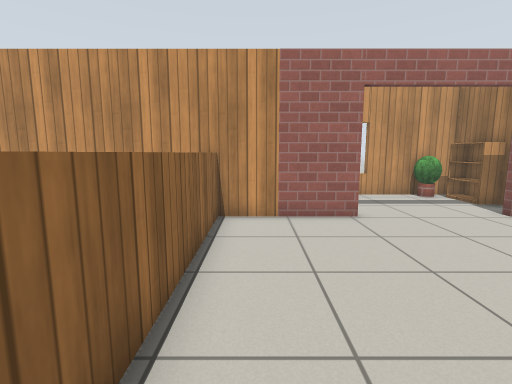
view 1 (above)

19 first-person views from a walk through a robot-simulator world made for Gazebo. The camera is 1 m above the floor, tilts 8° down and sees 85° across. The floor is counted in squares, 0.5 m on a side. Each view is taken from the middle of a square. On the plan, view 1 faces up. The plan holds only what a view shows up to about 16 squares ahead; the rest is blank. The robots in the file are not drawn. Gazebo's built-in surfaces are drawn with simple patterns. Some stock models are drawn as simple stand-ins.

view 2
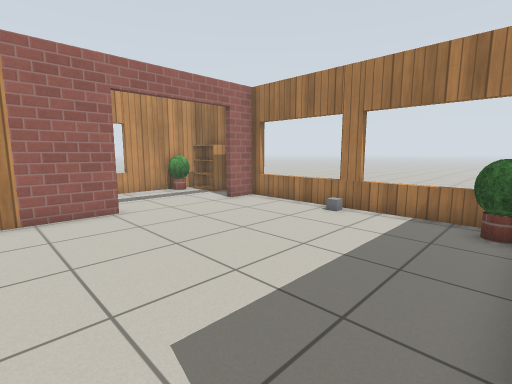

view 3
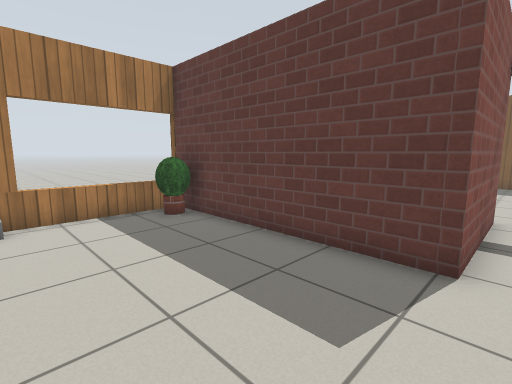

view 4
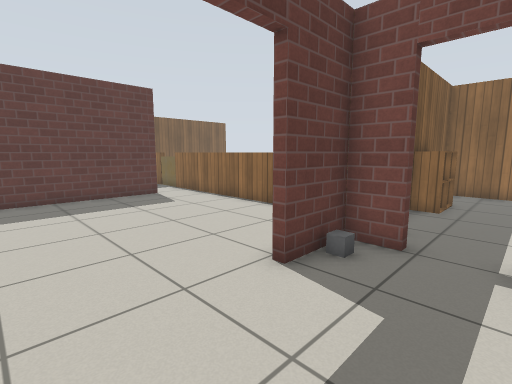

view 5
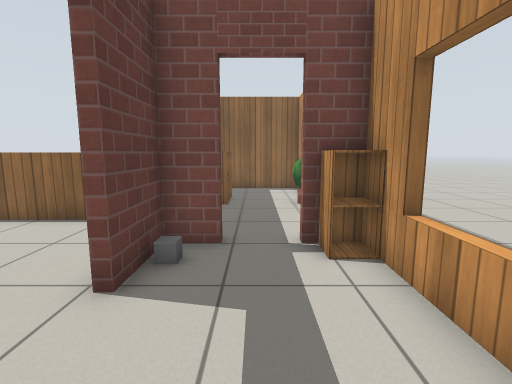

view 6
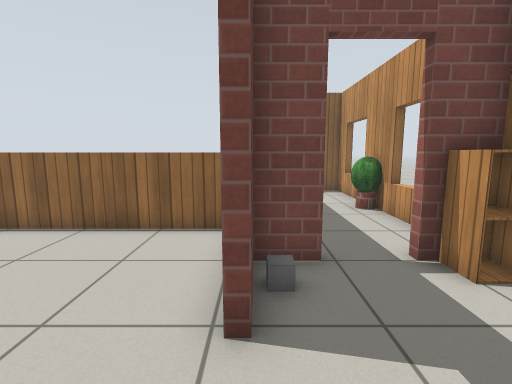

view 7
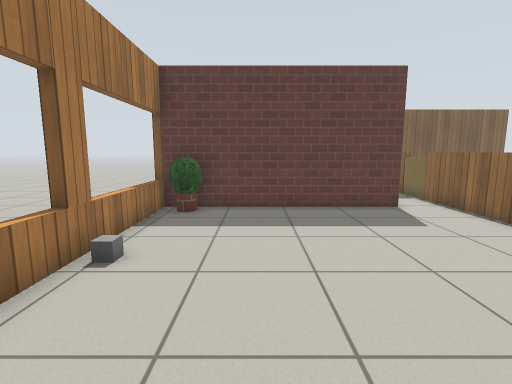

view 8
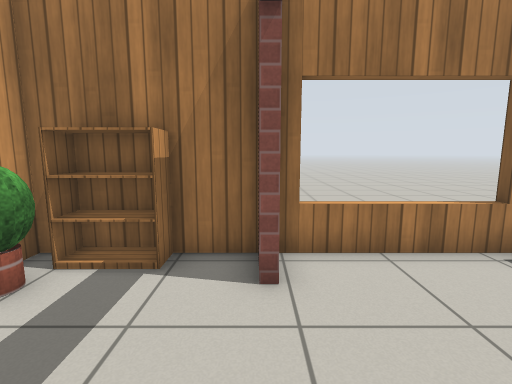

view 9
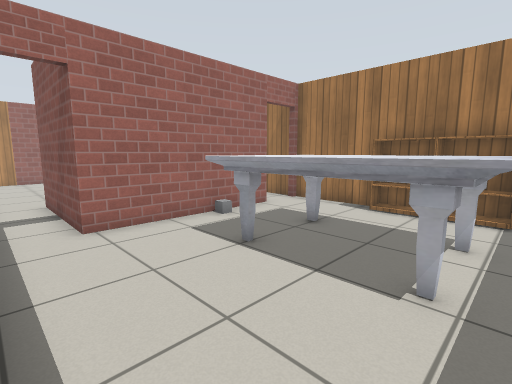

view 10
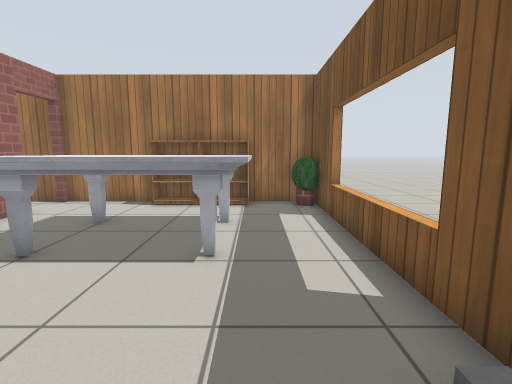

view 11
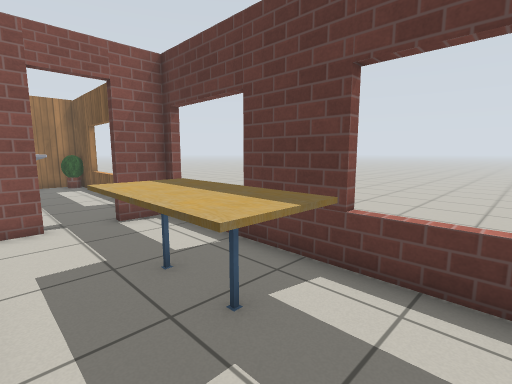

view 12
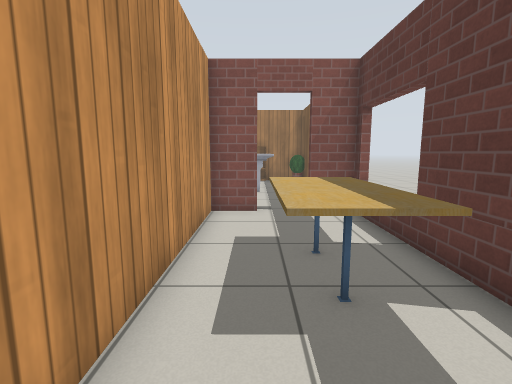

view 13
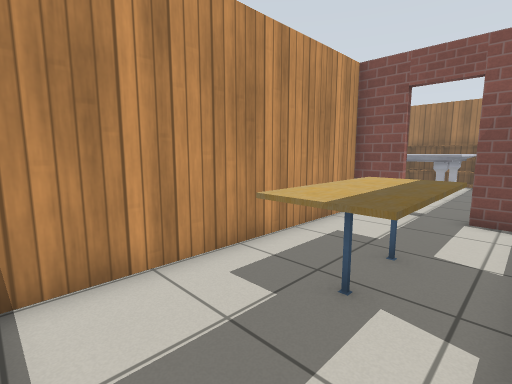

view 14
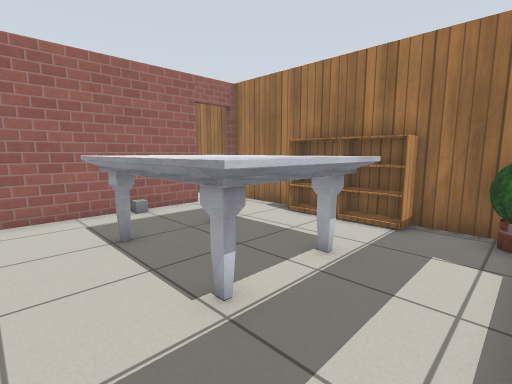

view 15
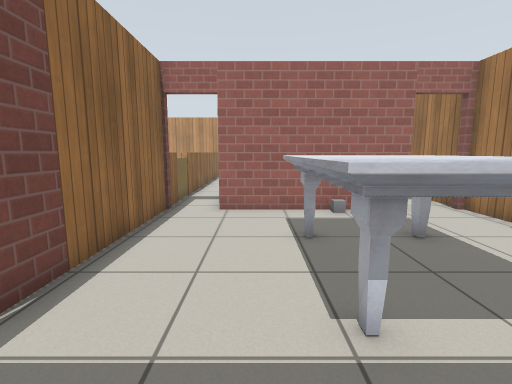

view 16
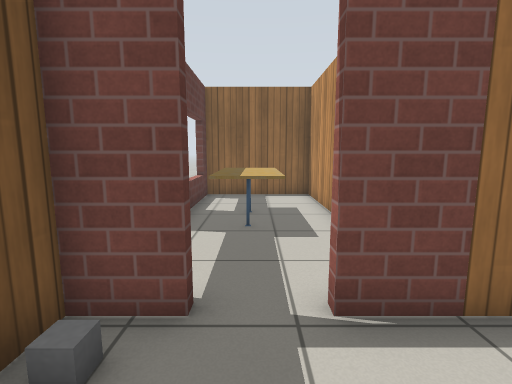

view 17
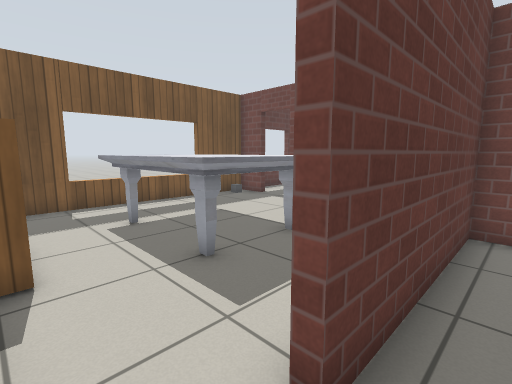

view 18
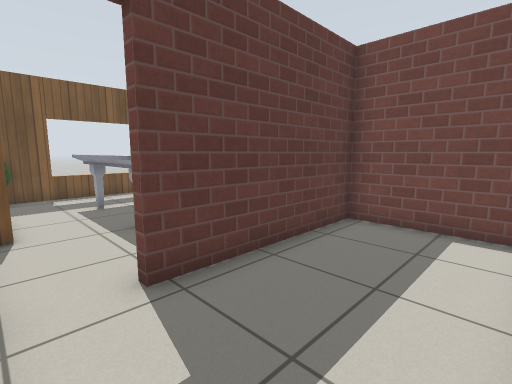

view 19
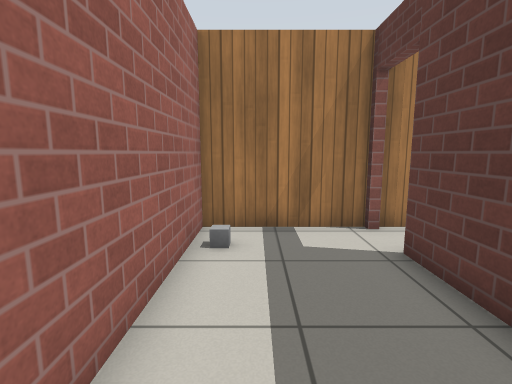

### Floor plan
Ten units are one square. View 1 is at (0, 0); x grows to the right and y downward. Boxes are objects, and circles mark ways between rooms. Rooms are numbered by the first view taken in them; rooms with no view inside come last. Other rooms are left out.
<svg viewBox="-120 -143 230 323">
<path fill="none" stroke="#000" d="M33 -86 -16 -86M10 -102 10 -90 33 -90M-12 -88 -12 29M81 -90 86 -90M94 -89 94 -134 25 -134M53 -133 53 -138M26 -138 26 -133M-16 -134 -87 -134 -87 -90 -54 -90M-30 -138 -30 -133M94 5 94 -86 80 -86M7 35 7 13 75 13M-76 -138 -76 -133M15 163 15 168M75 63 7 63 7 35M68 168 68 163M-15 148 -12 148 -12 164 76 164M94 164 94 65M-12 46 -12 131M-78 168 -78 163M-104 164 -41 164M-15 131 -15 115 -114 115 -114 164M-15 164 -15 148M75 16 34 16M94 65 94 15M10 21 10 59 74 59"/>
<rect x="-55" y="-105" width="10" height="20" fill="#bbb"><title>cabinet</title></rect>
<rect x="-45" y="-105" width="10" height="20" fill="#bbb"><title>cabinet</title></rect>
<rect x="-45" y="-135" width="10" height="10" fill="#bbb"><title>plant</title></rect>
<rect x="5" y="-135" width="20" height="10" fill="#bbb"><title>cabinet</title></rect>
<rect x="75" y="-5" width="10" height="20" fill="#bbb"><title>plant</title></rect>
<rect x="75" y="-135" width="10" height="10" fill="#bbb"><title>plant</title></rect>
<rect x="85" y="5" width="20" height="10" fill="#bbb"><title>wooden post</title></rect>
<rect x="85" y="-45" width="10" height="10" fill="#bbb"><title>grey box</title></rect>
<rect x="85" y="-125" width="10" height="20" fill="#bbb"><title>bookshelf</title></rect>
<rect x="95" y="-45" width="10" height="10" fill="#bbb"><title>wooden box</title></rect>
<rect x="-15" y="55" width="10" height="10" fill="#bbb"><title>brick post</title></rect>
<rect x="-5" y="155" width="10" height="10" fill="#bbb"><title>grey box</title></rect>
<rect x="25" y="85" width="40" height="60" fill="#bbb"><title>marble table</title></rect>
<rect x="45" y="65" width="10" height="10" fill="#bbb"><title>grey box</title></rect>
<rect x="75" y="155" width="20" height="10" fill="#bbb"><title>plant</title></rect>
<rect x="85" y="115" width="10" height="20" fill="#bbb"><title>bookshelf</title></rect>
<rect x="85" y="95" width="10" height="20" fill="#bbb"><title>bookshelf</title></rect>
<rect x="-115" y="165" width="10" height="10" fill="#bbb"><title>brick box</title></rect>
<rect x="-85" y="135" width="20" height="20" fill="#bbb"><title>cafe table</title></rect>
<rect x="-65" y="135" width="20" height="20" fill="#bbb"><title>cafe table</title></rect>
<rect x="-25" y="165" width="10" height="10" fill="#bbb"><title>brick box</title></rect>
<rect x="75" y="15" width="10" height="10" fill="#bbb"><title>grey box</title></rect>
<rect x="85" y="55" width="10" height="10" fill="#bbb"><title>brick box</title></rect>
<circle cx="0" cy="30" r="3" fill="#2a7"/>
<circle cx="-10" cy="140" r="3" fill="#2a7"/>
<circle cx="85" cy="60" r="3" fill="#2a7"/>
<text x="30" y="-70">1</text>
<text x="40" y="110">2</text>
<text x="-70" y="140">3</text>
<text x="60" y="30">4</text>
</svg>
Room 1 opens to room 2. Room 2 opens to room 3. Room 2 opens to room 4.

Where each view was taken, in squares from view 1:
view 1: 0 up, 0 right, facing up
view 2: 1 down, 0 right, facing up-right
view 3: 4 up, 0 right, facing down-right
view 4: 12 up, 7 right, facing down-left
view 5: 11 up, 7 right, facing left
view 6: 9 up, 6 right, facing left
view 7: 9 up, 6 right, facing down
view 8: 9 up, 4 right, facing right
view 9: 14 down, 1 left, facing up-right
view 10: 14 down, 2 left, facing right
view 11: 12 down, 10 left, facing down-right
view 12: 13 down, 11 left, facing right
view 13: 16 down, 11 left, facing up-right
view 14: 16 down, 1 right, facing up-right
view 15: 16 down, 2 right, facing up
view 16: 14 down, 2 right, facing left
view 17: 5 down, 9 right, facing down-left
view 18: 2 down, 9 right, facing down-left
view 19: 3 down, 2 right, facing right
